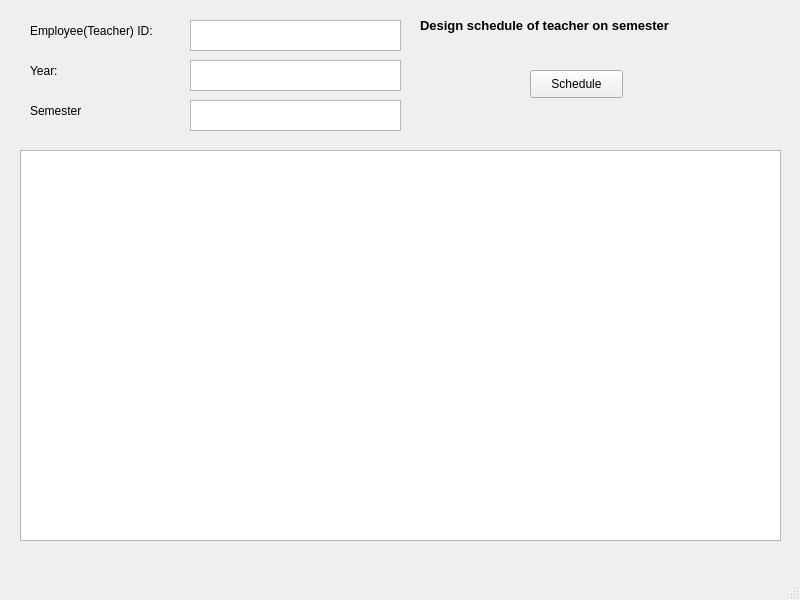
<?xml version="1.0" encoding="UTF-8"?>
<ui version="4.0">
 <class>MainWindow</class>
 <widget class="QMainWindow" name="MainWindow">
  <property name="geometry">
   <rect>
    <x>0</x>
    <y>0</y>
    <width>800</width>
    <height>600</height>
   </rect>
  </property>
  <property name="windowTitle">
   <string>MainWindow</string>
  </property>
  <widget class="QWidget" name="centralwidget">
   <widget class="QTextEdit" name="textEdit">
    <property name="geometry">
     <rect>
      <x>190</x>
      <y>20</y>
      <width>211</width>
      <height>31</height>
     </rect>
    </property>
   </widget>
   <widget class="QLabel" name="label">
    <property name="geometry">
     <rect>
      <x>30</x>
      <y>20</y>
      <width>141</width>
      <height>21</height>
     </rect>
    </property>
    <property name="text">
     <string>Employee(Teacher) ID:</string>
    </property>
   </widget>
   <widget class="QTextEdit" name="textEdit_2">
    <property name="geometry">
     <rect>
      <x>190</x>
      <y>60</y>
      <width>211</width>
      <height>31</height>
     </rect>
    </property>
   </widget>
   <widget class="QLabel" name="label_2">
    <property name="geometry">
     <rect>
      <x>30</x>
      <y>60</y>
      <width>141</width>
      <height>21</height>
     </rect>
    </property>
    <property name="text">
     <string>Year:</string>
    </property>
   </widget>
   <widget class="QLabel" name="label_3">
    <property name="geometry">
     <rect>
      <x>30</x>
      <y>100</y>
      <width>141</width>
      <height>21</height>
     </rect>
    </property>
    <property name="text">
     <string>Semester</string>
    </property>
   </widget>
   <widget class="QTextEdit" name="textEdit_3">
    <property name="geometry">
     <rect>
      <x>190</x>
      <y>100</y>
      <width>211</width>
      <height>31</height>
     </rect>
    </property>
   </widget>
   <widget class="QLabel" name="label_4">
    <property name="geometry">
     <rect>
      <x>420</x>
      <y>10</y>
      <width>351</width>
      <height>31</height>
     </rect>
    </property>
    <property name="font">
     <font>
      <pointsize>10</pointsize>
      <weight>75</weight>
      <bold>true</bold>
     </font>
    </property>
    <property name="text">
     <string>Design schedule of teacher on semester</string>
    </property>
   </widget>
   <widget class="QPushButton" name="pushButton">
    <property name="geometry">
     <rect>
      <x>530</x>
      <y>70</y>
      <width>93</width>
      <height>28</height>
     </rect>
    </property>
    <property name="text">
     <string>Schedule</string>
    </property>
   </widget>
   <widget class="QListWidget" name="listWidget">
    <property name="geometry">
     <rect>
      <x>20</x>
      <y>150</y>
      <width>761</width>
      <height>391</height>
     </rect>
    </property>
   </widget>
  </widget>
  <widget class="QMenuBar" name="menubar">
   <property name="geometry">
    <rect>
     <x>0</x>
     <y>0</y>
     <width>800</width>
     <height>26</height>
    </rect>
   </property>
  </widget>
  <widget class="QStatusBar" name="statusbar"/>
 </widget>
 <resources/>
 <connections/>
</ui>
